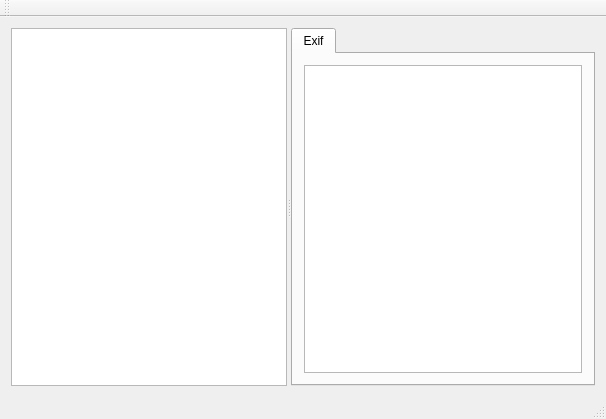
<?xml version="1.0" encoding="UTF-8"?>
<ui version="4.0">
 <class>MainWindow</class>
 <widget class="QMainWindow" name="MainWindow">
  <property name="geometry">
   <rect>
    <x>0</x>
    <y>0</y>
    <width>606</width>
    <height>419</height>
   </rect>
  </property>
  <property name="windowTitle">
   <string>MainWindow</string>
  </property>
  <widget class="QWidget" name="centralWidget">
   <layout class="QVBoxLayout" name="verticalLayout">
    <item>
     <widget class="QSplitter" name="splitter">
      <property name="orientation">
       <enum>Qt::Horizontal</enum>
      </property>
      <widget class="QGraphicsView" name="graphicsView">
       <property name="baseSize">
        <size>
         <width>800</width>
         <height>100</height>
        </size>
       </property>
      </widget>
      <widget class="QTabWidget" name="tabWidget">
       <property name="baseSize">
        <size>
         <width>200</width>
         <height>100</height>
        </size>
       </property>
       <property name="currentIndex">
        <number>0</number>
       </property>
       <widget class="QWidget" name="tabExif">
        <attribute name="title">
         <string>Exif</string>
        </attribute>
        <layout class="QVBoxLayout" name="verticalLayout_2">
         <item>
          <widget class="QTableView" name="tableViewExif">
           <property name="baseSize">
            <size>
             <width>200</width>
             <height>100</height>
            </size>
           </property>
          </widget>
         </item>
        </layout>
       </widget>
      </widget>
     </widget>
    </item>
   </layout>
  </widget>
  <widget class="QMenuBar" name="menuBar">
   <property name="geometry">
    <rect>
     <x>0</x>
     <y>0</y>
     <width>606</width>
     <height>21</height>
    </rect>
   </property>
  </widget>
  <widget class="QToolBar" name="mainToolBar">
   <attribute name="toolBarArea">
    <enum>TopToolBarArea</enum>
   </attribute>
   <attribute name="toolBarBreak">
    <bool>false</bool>
   </attribute>
  </widget>
  <widget class="QStatusBar" name="statusBar"/>
 </widget>
 <layoutdefault spacing="6" margin="11"/>
 <resources/>
 <connections/>
</ui>
